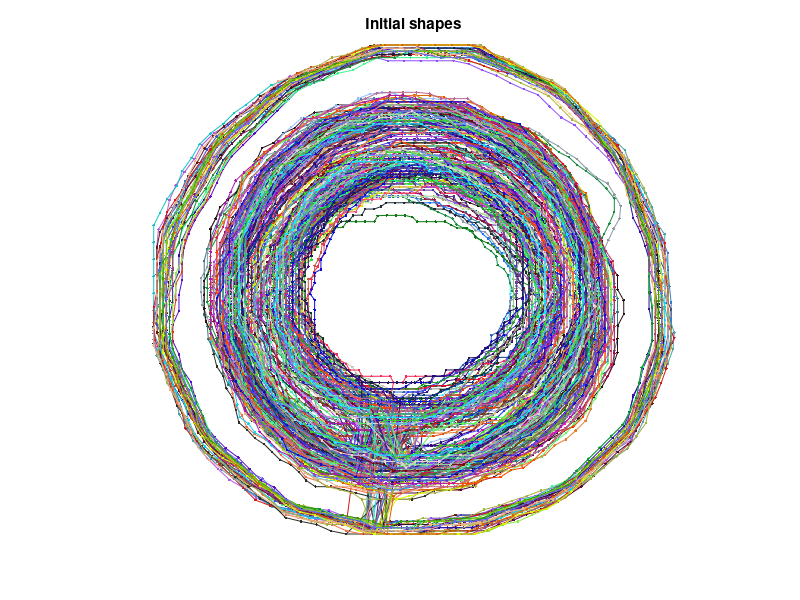
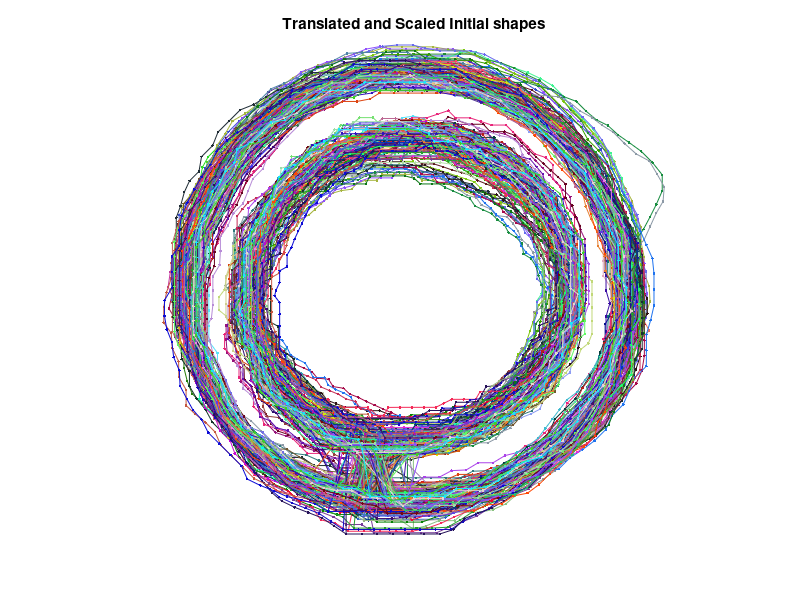

Source code (MATLAB) for these figures, in order: (Note: this script raises an error after producing the figures.)
close all;
clear;
clc;

data = load('all_pointsets.mat');
X = data.all_pointsets;

num_shapes = length(X);
[num_points, num_coords] = size(X{1});

c = cell(1, num_shapes);
figure;
hold on;
for i = 1:num_shapes
    c{i} = rand(1, 3);
    plot(X{i}(:, 1), X{i}(:, 2), 'Color', c{i});
    plot(X{i}(:, 1), X{i}(:, 2),'.', 'Color', c{i});
end
title('Initial shapes');
axis equal; axis off;
saveas(gcf, 'Results/initial_pointsets.png');

for i = 1:num_shapes
    X{i} = X{i} - mean(X{i}, 1);         
    X{i} = X{i} / norm(X{i}, 'fro');
end


figure;
hold on;
for i = 1:num_shapes
    plot(X{i}(:, 1), X{i}(:, 2), 'Color', c{i});
    plot(X{i}(:, 1), X{i}(:, 2),'.', 'Color', c{i});
end
title('Translated and Scaled Initial shapes');
axis equal; axis off;
saveas(gcf, 'Results/norm_initial_pointsets.png');
%% (b) Mean
[max_shape, aligned_shapes_code11] = code11_mean(X, 10);

figure;
hold on;
for i = 1:num_shapes
    plot(aligned_shapes_code11{i}(:,1), aligned_shapes_code11{i}(:,2),'.', 'Color', [0.5 0.5 0.5]);
end
plot(max_shape(:,1), max_shape(:,2), 'r-', 'LineWidth', 2);
title('Code11: Aligned Shapes and Mean Shape');
axis equal; axis off;
saveas(gcf, 'Results/code1/mean_shape.png');

%% (c) Principal modes of variation
D = num_points * 2;
data_matrix = zeros(num_shapes, D);
for i = 1:num_shapes
    flat_shape = reshape(aligned_shapes_code11{i}', [1, D]);  
    data_matrix(i, :) = flat_shape;
end

mean_vec = mean(data_matrix, 1);
centered_data = data_matrix - mean_vec;

% covariance matrix 
Cov = cov(centered_data);

% eigen-decomposition
[V, S] = eig(Cov);
[evals, idx] = sort(diag(S), 'descend');
V = V(:, idx); 

figure;
bar(evals(1:3));
title('Code11: Top 3 Principal Mode Variances');
xlabel('Principal Mode'); ylabel('Variance');
saveas(gcf, 'Results/code1/principal_modes.png');

%% (d) shape mean ± k * sqrt(variance)
k = 2;  

for mode = 1:3
    variation = k * sqrt(evals(mode)) * V(:, mode)';
    shape_plus = reshape(mean_vec + variation, [2, num_points])';
    shape_minus = reshape(mean_vec - variation, [2, num_points])';

    figure;
    hold on;
    for i = 1:num_shapes
        plot(aligned_shapes_code11{i}(:,1), aligned_shapes_code11{i}(:,2), 'Color', [0.8 0.8 0.8]);
    end
    plot(max_shape(:,1), max_shape(:,2), 'k-', 'LineWidth', 2);
    plot(shape_plus(:,1), shape_plus(:,2), 'r--', 'LineWidth', 1.5);
    plot(shape_minus(:,1), shape_minus(:,2), 'b--', 'LineWidth', 1.5);
    title(['Code11: Principal Mode ' num2str(mode) ' Variation (±' num2str(k) ' SD)']);
    axis equal; axis off;
    saveas(gcf, ['Results/code1/mode_', num2str(mode),'.png']);
end

k_vals = [2, 3];
titles = {'1st', '2nd', '3rd'};

figure;
for mode = 1:3
    for j = 1:2
        k = k_vals(j);
        variation = k * sqrt(evals(mode)) * V(:, mode)';
        shape_plus = reshape(mean_vec + variation, [2, num_points])';
        shape_minus = reshape(mean_vec - variation, [2, num_points])';

        subplot(3,2,(mode-1)*2 + j);
        hold on;
        plot(max_shape(:,1), max_shape(:,2), 'k-', 'LineWidth', 2);
        plot(shape_plus(:,1), shape_plus(:,2), 'r--', 'LineWidth', 1.5);
        plot(shape_minus(:,1), shape_minus(:,2), 'b--', 'LineWidth', 1.5);
        axis equal; axis off;
        title(['Code11 ' titles{mode} ' Mode ±' num2str(k) '\sigma']);
    end
saveas(gcf, 'Results/code1/comparison_modes.png');
end
